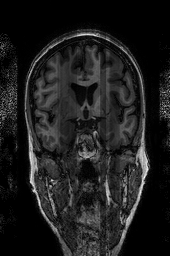
#> input picture test/2/122.png, 170 x 256 px, found by its file name
$ jupyter execute image_enhancement.ipynb
#> lines starting #> are read from the running program, lines starting #| are printed output that depends on the picture; after the words box and inside, x2 and y2 are one past the last pixel; in counts of white or black regions, pixels touching at a corner belong together
[cell 1]
from PIL import ImageEnhance
from PIL import Image
import imageio as iio
import scipy.ndimage as ndi
import numpy as np
import matplotlib.pyplot as plt

[cell 2]
image = Image.open('./1/122.png')
#> image is the input picture: PIL image 170x256 L; min 0, max 253, mean 29.6
# image.show()
#亮度增强
enh_bri = ImageEnhance.Brightness(image)
brightness = 4
image_enhanced = enh_bri.enhance(brightness)
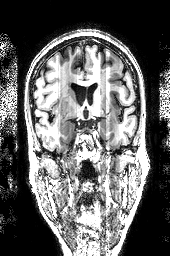
#> image_enhanced: PIL image 170x256 L; min 0, max 255, mean 99.4
# image_enhanced.show()
#色度增强
enh_col = ImageEnhance.Color(image)
color = 4
image_colored = enh_col.enhance(color)
# image_colored.show()
# 对比度增强
enh_con = ImageEnhance.Contrast(image)
contrast = 4
image_contrasted = enh_con.enhance(contrast)
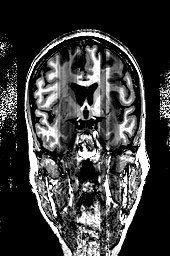
#> image_contrasted: PIL image 170x256 L; min 0, max 255, mean 58.7
# image_contrasted.show()
plt.imshow(image_contrasted, cmap='bone')
plt.axis('off')
plt.show()

[cell 3]
image = Image.open('./1/122.png')
# 对比度增强
enh_con = ImageEnhance.Contrast(image)
contrast = 4
image_contrasted = enh_con.enhance(contrast)
print(image_contrasted.convert('L'))
#| <PIL.Image.Image image mode=L size=170x256 at 0x7F5BE781DE90>
image_array = np.array(image_contrasted)
t = 128
image_array[image_array>t]=255
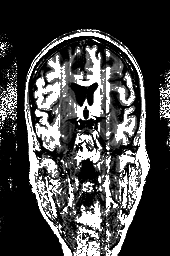
#> image_array: shape (256, 170); 13.38% of pixels changed, all inside (x1, y1, x2, y2) = (0, 29, 170, 256)
image_array[image_array<t]=0
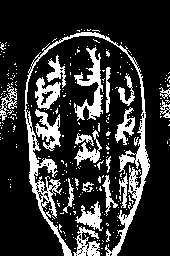
#> image_array: shape (256, 170); 20.1% white; 270 white regions (246 under 20 px), largest, box (x1, y1, x2, y2) and area: (24, 32, 150, 256) 3218, (74, 47, 103, 121) 832, (35, 109, 61, 151) 513
plt.imshow(image_array,cmap='Reds')
plt.show()

$ run again, with test/2/101.png copied over test/2/122.png
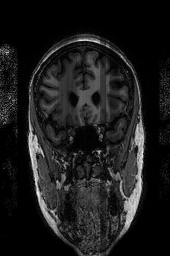
#> input picture test/2/101.png, 170 x 256 px, found by its file name
#> image is the input picture: PIL image 170x256 L; min 0, max 247, mean 27.4
#> `image_enhanced = enh_bri.enhance(brightness)`:
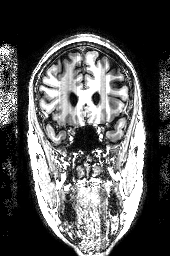
#> image_enhanced: PIL image 170x256 L; min 0, max 255, mean 87.3
#| <PIL.Image.Image image mode=L size=170x256 at 0x7F5BE7873850>
#> `image_array[image_array<t]=0`:
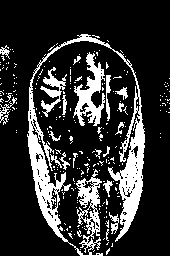
#> image_array: shape (256, 170); 19.4% white; 255 white regions (235 under 20 px), largest, box (x1, y1, x2, y2) and area: (27, 34, 145, 256) 5346, (73, 52, 105, 126) 1026, (40, 67, 67, 117) 440
